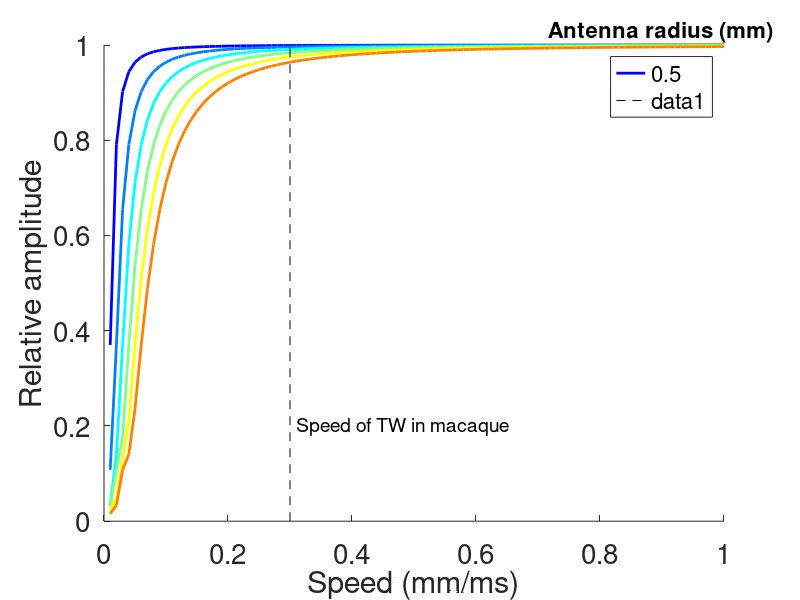

MATLAB code for this plot: (Note: this script raises an error after producing the figure.)
%% Script to plot Figure S6, Traveling Wave Simulation
%
% Winawer, Kay, Foster, Parvizi, Wandell
% *Asynchronous broadband signals are the principal source of the BOLD
% response in human visual cortex*
% _Current Biology, 2013_
%
% This figure shows the predicted effect of a travelling of cortical
% activity on measured ECoG signals, which is the upper right panel in
% Figure 6S.
%
% The plot measures the amount of signal attenuation If a periodic cortical signal originates from a point on cortex
% and spreads at a fixed speed across cortex, how much signal attenuation
% and how much phase delay will there be in the aggregate signal measured
% by an electrode, as compared to the measurement from a coherent signal
% (no traveling wave)?
%
% Copyright Jonathan Winawer, 2013


%%
% Traveling wave assumed to be 0.3 meter per second
%  *Robustness of Traveling Waves in Ongoing Activity of Visual Cortex*
%  Nauhaus, Busse, Ringach, Carandini, _JNS 2012_
%  http://www.jneurosci.org/content/32/9/3088.full


%% Simulate travelling wave

% Propagation speed of traveling wave across cortex (~0.3 m/s in macaque)
speed = 0.01:0.01:1; % meters / second, or mm/ms

% Radius of antenna (electrode is ~1.2 mm radius)
radii = .5:.5:3;

% loop across radii and compute attenuated signal for each TW speed
amp = zeros(length(radii), length(speed));
ph  = zeros(length(radii), length(speed));

for r = 1:length(radii)
    
    % antenna function of electrode (mm, radius)
    radius = radii(r);
    
    % positions under electrode
    [x, y] = meshgrid(linspace(-radius,radius,101), linspace(-radius,radius,101));
    distance = sqrt(x.^2 + y.^2);
    distance = distance(:);
    
    % pointwise signal delay, in ms
    delay   = distance * (1./speed);
    
    % periodic signal is 15 Hz. period is 1000/15 ms
    period  = 1000/15;
    
    % pointwise phase lag, in radians
    phaseLag   = 2*pi*delay/period;
    
    % spatial integration under electrode (assume a complex sum of harmonics)
    ch1  = mean(cos(phaseLag));
    ch2  = mean(cos(phaseLag-pi/2));
    amp(r,:)  = sqrt(ch1.^2 + ch2.^2);
    ph(r,:)   = atan(ch2./ch1);
 
end

%% Plot 

% Set up figure window
fH = figure; clf; 
set(fH, 'Color', 'w'); 
set(gca, 'FontSize', 20, 'ColorOrder', jet(size(amp,1))); hold all;
xlabel('Speed (mm/ms)')
ylabel('Relative amplitude')

% Plot the signal amplitude as a function of traveling wave speed and
% antenna radius
plot(speed, amp, '-', 'LineWidth', 2); 

% Legend
h = legend({num2str(radii', '%3.1f')}, 'Location', 'Best', 'FontSize', 16);
v = get(h,'title');
set(v,'string','Antenna radius (mm)', 'FontSize', 16);
   
% Draw a line to indicate speed of TW from macaque literature 
plot([.3 .3], [0 1], 'k--')
text(0.31, 0.2, 'Speed of TW in macaque', 'FontSize', 14)

%% save
savepth = fullfile(ecogPRFrootPath, 'scratch');
hgexport(fH, fullfile(savepth, 'FigureS5_travelingWave.eps'))


%% Analysis 2 
% The vector plots below (not included in the publication) show the
% predicted modulation in phase and amplitude arising from a traveling wave
% of cortical activity assuming a periodic input at 15 Hz, and an antenna
% function of 1.15 mm.

%% (a) Assume no traveling wave  

% antenna function of electrode (mm, radius)
radius  = 1.15;        

% periodic signal is 15 Hz. period is 1000/15 ms
period  = 1000/15; 

% positions under electrode
[x, y] = meshgrid(linspace(-radius,radius,1001), linspace(-radius,radius,1001));
distance = sqrt(x.^2 + y.^2);

delay    = 0; 

% pointwise phase lag, in radians
phaseLag   = 2*pi*delay/period;

% spatial integration under electrode (assume a complex sum of harmonics)
ch1      = mean(cos(phaseLag(:)));
ch2      = mean(cos(phaseLag(:)-pi/2));
amp      = sqrt(ch1^2 + ch2^2);
ph       = atan(ch2/ch1);

fprintf('\nCoherent signal (no traveling wave).\n')
fprintf('Amplitude:%5.3f\nPhase:%5.3f\n',amp, ph)
fprintf('Peak shift:  %5.3f ms\n',period*ph/(2*pi))

fH = figure; set(fH, 'Color', 'w');
c = compass(ch1, ch2, 'g'); 
set(c, 'LineWidth', 2);
hold on

%% (b) Assume traveling wave of 0.3 meters per second 
%     = 300 mm per 1000 ms

% propagation speed across cortex (ms/mm)
speed = 0.3; % meters / second, or mm/ms
      
% pointwise signal delay, in ms
delay   = distance/speed; 

% pointwise phase lag, in radians
phaseLag   = 2*pi*delay/period;

% spatial integration under electrode (assume a complex sum of harmonics)
ch1  = mean(cos(phaseLag(:)));
ch2  = mean(cos(phaseLag(:)-pi/2));
amp  = sqrt(ch1^2 + ch2^2);
ph   = atan(ch2/ch1);
fprintf('\nTraveling wave %3.1f ms/mm.\n', 1/speed)
fprintf('Amplitude:%5.3f\nPhase:%5.3f\n',amp, ph)
fprintf('Peak shift:  %5.3f ms\n',period*ph/(2*pi))


c = compass(ch1, ch2, 'r'); 
set(c, 'LineWidth', 2);

%% (c) Assume slow traveling wave (sanity check)

speed    = 0.01; % m/s (or mm/ms)
delay    = distance/speed; 
phaseLag = 2*pi*delay/period;
ch1      = mean(cos(phaseLag(:)));
ch2      = mean(cos(phaseLag(:)-pi/2));
amp      = sqrt(ch1^2 + ch2^2);
ph       = atan(ch2/ch1);
fprintf('\nTraveling wave %4.1f ms/mm.\n', 1/speed)
fprintf('Amplitude:%5.3f\nPhase:%5.3f\n',amp, ph)
fprintf('Peak shift:  %5.3f ms\n',period*ph/(2*pi))

c = compass(ch1, ch2, 'b'); 
set(c, 'LineWidth', 2);

legend('No traveling wave', 'TW = 0.3 m/s',  'TW = 0.01 m/s')
